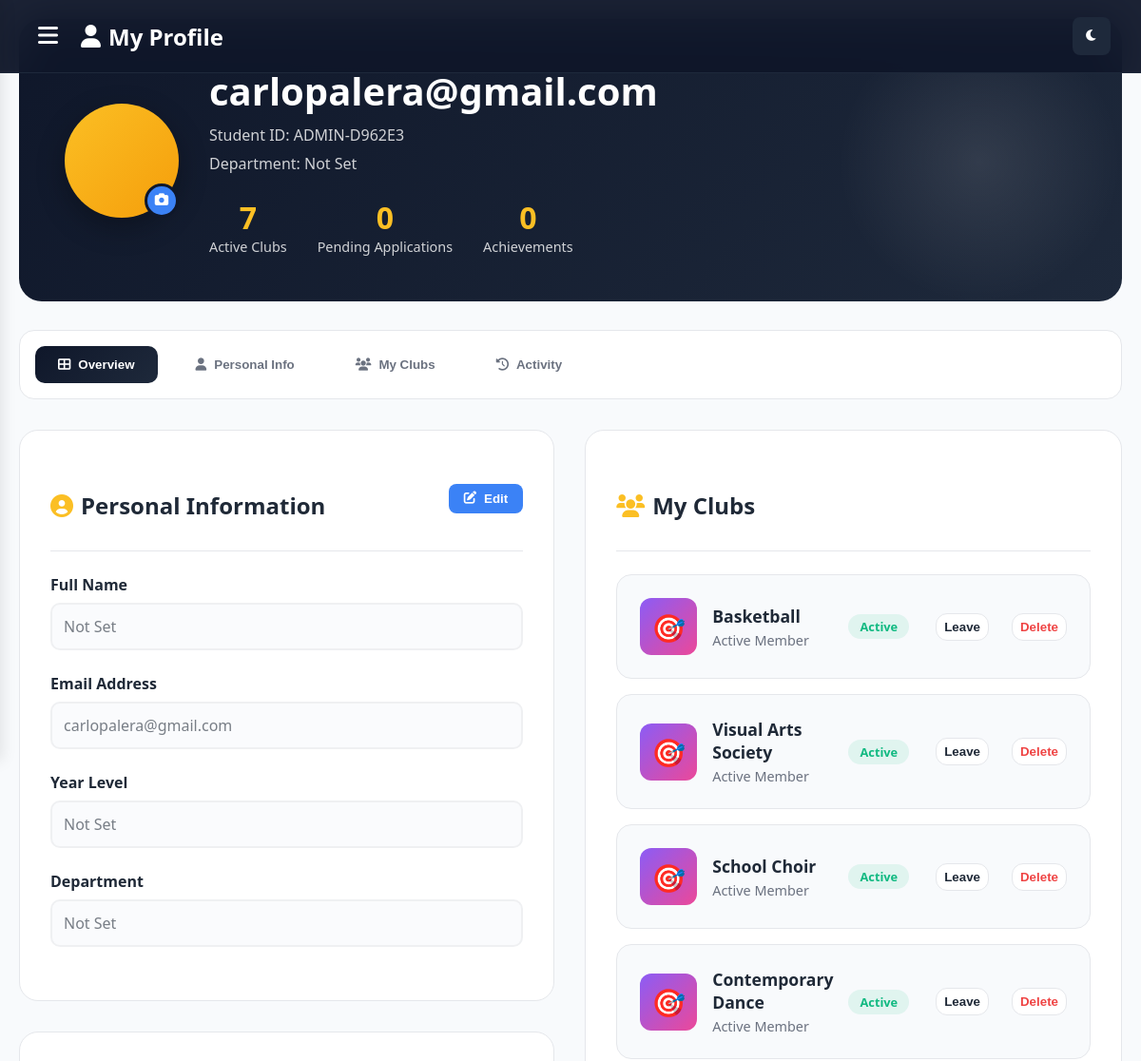
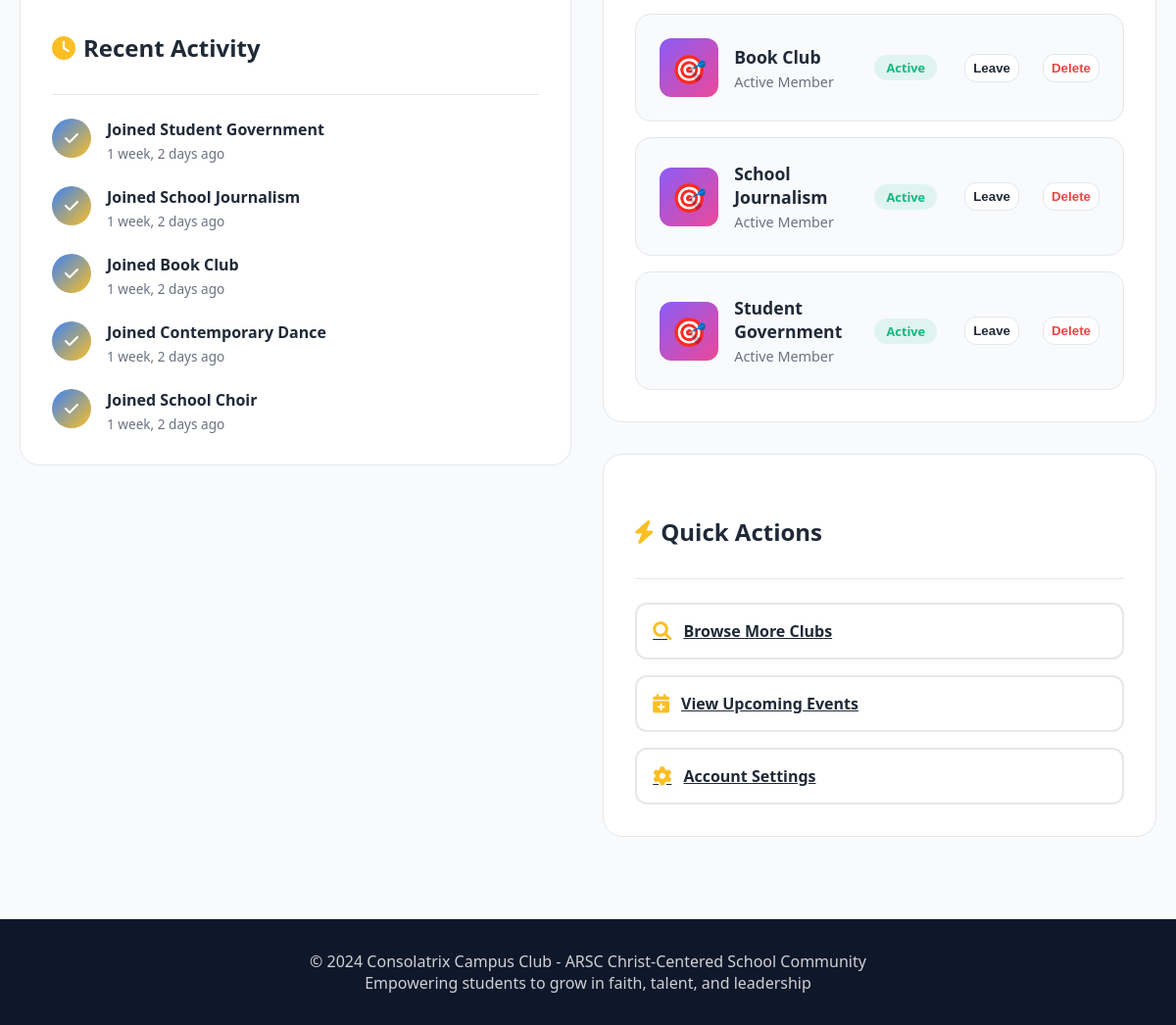
The page /profile/ (signed in) on the database its author committed (2 pictures, top to bottom).
### CCC/models.py (models this page shows, shortened)
class User(AbstractUser):
    groups = models.ManyToManyField(
        'auth.Group',
        verbose_name='groups',
        blank=True,
        related_name='ccc_users',
        related_query_name='ccc_user',
        help_text='The groups this user belongs to.'
    )
    department = models.CharField(
        max_length=100,
        blank=True,
        null=True,
        help_text="Student's department/college"
    )
    user_permissions = models.ManyToManyField(
        'auth.Permission',
        verbose_name='user permissions',
        blank=True,
        related_name='ccc_users_permissions',
        related_query_name='ccc_user_permission',
        help_text='Specific permissions for this user.'
    )
    email = models.EmailField(unique=True)
    username = models.CharField(max_length=150, blank=True)
    student_id = models.CharField(max_length=20, unique=True)  # Changed from 10 to 20
    year_level = models.IntegerField(null=True)
    phone = models.CharField(max_length=15, blank=True, default='')
    bio = models.TextField(blank=True)
    interests = models.JSONField(default=list)
    newsletter = models.BooleanField(default=False)
    objects = CustomUserManager()
    USERNAME_FIELD = 'email'
    REQUIRED_FIELDS = ['username']

class ClubApplication(models.Model):
    STATUS_PENDING = 'PENDING'
    STATUS_APPROVED = 'APPROVED'
    STATUS_REJECTED = 'REJECTED'
    STATUS_CHOICES = [
        (STATUS_PENDING, 'Pending'),
        (STATUS_APPROVED, 'Approved'),
        (STATUS_REJECTED, 'Rejected'),
    ]
    user = models.ForeignKey(
        settings.AUTH_USER_MODEL,
        on_delete=models.CASCADE,
        related_name='club_applications'
    )
    club = models.ForeignKey(Club, on_delete=models.CASCADE, related_name='applications')
    message = models.TextField(blank=True)
    status = models.CharField(
        max_length=20,
        choices=STATUS_CHOICES,
        default=STATUS_PENDING
    )
    created_at = models.DateTimeField(auto_now_add=True)
    reviewed_at = models.DateTimeField(null=True, blank=True)
    reviewer = models.ForeignKey(
        settings.AUTH_USER_MODEL,
        null=True,
        blank=True,
        on_delete=models.SET_NULL,
        related_name='reviewed_applications'
    )
    class Meta:
        unique_together = ('user', 'club')
        ordering = ['-created_at']

class Club(models.Model):
    name = models.CharField(max_length=150, unique=True)
    slug = models.SlugField(max_length=160, unique=True)
    description = models.TextField(blank=True)
    members = models.ManyToManyField(
        settings.AUTH_USER_MODEL,
        related_name='clubs',
        blank=True,
        help_text='Users who are accepted members of this club'
    )
    created_at = models.DateTimeField(auto_now_add=True)
    def member_count(self):
        return self.members.count()
    member_count.short_description = 'Members'

### CCC/views.py (the view)
# urls.py: path('profile/', views.profile, name='profile'),
@login_required
def profile(request):
    user = request.user
    active_clubs = user.clubs.all()  # uses ManyToMany related_name='clubs'
    all_apps = ClubApplication.objects.filter(user=user).select_related('club').order_by('-created_at')
    context = {
        'user': user,
        'active_clubs': active_clubs,
        'pending_applications': all_apps.filter(status=ClubApplication.STATUS_PENDING),
        'approved_applications': all_apps.filter(status=ClubApplication.STATUS_APPROVED),
        'rejected_applications': all_apps.filter(status=ClubApplication.STATUS_REJECTED),
    }
    return render(request, 'profile.html', context)

### CCC/templates/profile.html (shortened to what this page needs)
{% load static %}
<!DOCTYPE html>
<html lang="en">
<head>
    <link href="https://cdnjs.cloudflare.com/ajax/libs/font-awesome/6.0.0/css/all.min.css" rel="stylesheet">
</head>
<body>
    <nav class="navbar">
        <div class="nav-container">
            <div class="nav-left">
                <button class="menu-toggle" onclick="openSidebar()">
                    <i class="fas fa-bars"></i>
                </button>
                <a href="{% url 'profile' %}" class="logo">
                    <i class="fas fa-user"></i>
                    My Profile
                </a>
            </div>
            <div class="nav-right">
                <button class="theme-toggle" onclick="toggleTheme()">
                    <i class="fas fa-moon" id="theme-icon"></i>
                </button>
            </div>
        </div>
    </nav>
    <div class="profile-container">
        <div class="profile-header">
            <div class="profile-header-content">
                <div class="profile-avatar">
                    <div class="avatar-upload">
                        <i class="fas fa-camera"></i>
                    </div>
                </div>
                <div class="profile-info">
                    <h1>{{ user.get_full_name|default:user.email }}</h1>
                    <div class="student-id">Student ID: {{ user.student_id|default:"N/A" }}</div>
                    <div class="student-department">Department: {{ user.department|default:"Not Set" }}</div>
                    <div class="profile-stats">
                        <div class="stat-item">
                            <div class="stat-number">{{ active_clubs.count }}</div>
                            <div class="stat-label">Active Clubs</div>
                        </div>
                        <div class="stat-item">
                            <div class="stat-number">{{ pending_applications.count }}</div>
                            <div class="stat-label">Pending Applications</div>
                        </div>
                        <div class="stat-item">
                            <div class="stat-number">0</div>
                            <div class="stat-label">Achievements</div>
                        </div>
                    </div>
                </div>
            </div>
        </div>
        <div class="profile-tabs">
            <button class="tab-btn active" onclick="switchTab('overview')">
                <i class="fas fa-th-large"></i>
                Overview
            </button>
            <button class="tab-btn" onclick="switchTab('personal')">
                <i class="fas fa-user"></i>
                Personal Info
            </button>
            <button class="tab-btn" onclick="switchTab('clubs')">
                <i class="fas fa-users"></i>
                My Clubs
            </button>
            <button class="tab-btn" onclick="switchTab('activity')">
                <i class="fas fa-history"></i>
                Activity
            </button>
        </div>
        <div class="tab-content active" id="overview-tab">
            <div class="profile-grid">
                <div>
                    <div class="profile-card">
                        <div class="card-header">
                            <h3 class="card-title">
                                <i class="fas fa-user-circle"></i>
                                Personal Information
                            </h3>
                            <button class="edit-btn" onclick="switchTab('personal')">
                                <i class="fas fa-edit"></i>
                                Edit
                            </button>
                        </div>
                        <div class="form-group">
                            <label>Full Name</label>
                            <input type="text" value="{{ user.get_full_name|default:'Not Set' }}" disabled>
                        </div>
                        <div class="form-group">
                            <label>Email Address</label>
                            <input type="email" value="{{ user.email }}" disabled>
                        </div>
                        <div class="form-group">
                            <label>Year Level</label>
                            <input type="text" value="{% if user.year_level %}{{ user.year_level }}{% if user.year_level == '1' or user.year_level == 1 %}st{% elif user.year_level == '2' or user.year_level == 2 %}nd{% elif user.year_level == '3' or user.year_level == 3 %}rd{% else %}th{% endif %} Year{% else %}Not Set{% endif %}" disabled>
                        </div>
                        <div class="form-group">
                            <label>Department</label>
                            <input type="text" value="{{ user.department|default:'Not Set' }}" disabled>
                        </div>
                    </div>
                    <div class="profile-card" style="margin-top: 2rem;">
                        <div class="card-header">
                            <h3 class="card-title">
                                <i class="fas fa-clock"></i>
                                Recent Activity
                            </h3>
                        </div>
                        <div class="activity-timeline">
                            {% if approved_applications %}
                                {% for app in approved_applications|slice:":5" %}
                                <div class="activity-item">
                                    <div class="activity-icon">
                                        <i class="fas fa-check"></i>
                                    </div>
                                    <div class="activity-content">
                                        <div class="activity-title">Joined {{ app.club.name }}</div>
                                        <div class="activity-time">{{ app.reviewed_at|timesince }} ago</div>
                                    </div>
                                </div>
                                {% endfor %}
                            {% else %}
                                <p class="no-data">No recent activity</p>
                            {% endif %}
                        </div>
                    </div>
                </div>
                <div>
                    <div class="profile-card">
                        <div class="card-header">
                            <h3 class="card-title">
                                <i class="fas fa-users"></i>
                                My Clubs
                            </h3>
                        </div>
                        <div class="clubs-list">
                            {% if active_clubs %}
                                {% for club in active_clubs %}
                                <div class="club-item">
                                    <div class="club-icon arts">🎯</div>
                                    <div class="club-details">
                                        <div class="club-name">{{ club.name }}</div>
                                        <div class="club-role">Active Member</div>
                                    </div>
                                    <span class="club-status active">Active</span>
                                    <form class="leave-club-form" data-club-id="{{ club.id }}" style="margin-left:12px;">
                                        <button type="button" class="action-btn leave-btn" title="Leave club" style="background:#fff;border:1px solid var(--border-color);padding:6px 8px;">
                                            Leave
                                        </button>
                                    </form>
                                    {% if user.is_staff %}
                                    <form class="delete-club-form" data-club-id="{{ club.id }}" style="margin-left:8px;">
                                        <button type="button" class="action-btn delete-btn" title="Delete club" style="background:#fff;border:1px solid var(--border-color);padding:6px 8px;color:var(--accent-red);">
                                            Delete
                                        </button>
                                    </form>
                                    {% endif %}
                                </div>
                                {% endfor %}
                            {% else %}
                                <p class="no-data">You haven't joined any clubs yet. <a href="{% url 'clubs' %}">Browse clubs</a> to get started!</p>
                            {% endif %}
                        </div>
                    </div>
                    <div class="profile-card" style="margin-top: 2rem;">
                        <div class="card-header">
                            <h3 class="card-title">
                                <i class="fas fa-bolt"></i>
                                Quick Actions
                            </h3>
                        </div>
                        <div class="quick-actions">
                            <a href="{% url 'clubs' %}" class="action-btn">
                                <i class="fas fa-search"></i>
                                Browse More Clubs
                            </a>
                            <a href="{% url 'events' %}" class="action-btn">
                                <i class="fas fa-calendar-plus"></i>
                                View Upcoming Events
                            </a>
                            <a href="{% url 'settings' %}" class="action-btn">
                                <i class="fas fa-cog"></i>
                                Account Settings
                            </a>
                        </div>
                    </div>
                </div>
            </div>
        </div>
    </div>
    <footer class="footer">
        <p>&copy; 2024 Consolatrix Campus Club - ARSC Christ-Centered School Community</p>
        <p>Empowering students to grow in faith, talent, and leadership</p>
    </footer>
</body>
</html>

### rows shown on the page
User: get_full_name "carlopalera@gmail.com", student_id "ADMIN-D962E3", department "Not Set", get_full_name "Not Set", email "carlopalera@gmail.com", year_level "Not Set"
ClubApplication: club.name "Student Government", reviewed_at "1 week, 2 days"
ClubApplication: club.name "School Journalism", reviewed_at "1 week, 2 days"
ClubApplication: club.name "Book Club", reviewed_at "1 week, 2 days"
ClubApplication: club.name "Contemporary Dance", reviewed_at "1 week, 2 days"
ClubApplication: club.name "School Choir", reviewed_at "1 week, 2 days"
Club: name "Basketball"
Club: name "Visual Arts Society"
Club: name "School Choir"
Club: name "Contemporary Dance"
Club: name "Book Club"
Club: name "School Journalism"
Club: name "Student Government"

### other values the page prints
{{ active_clubs.count }} "7"
{{ pending_applications.count }} "0"
